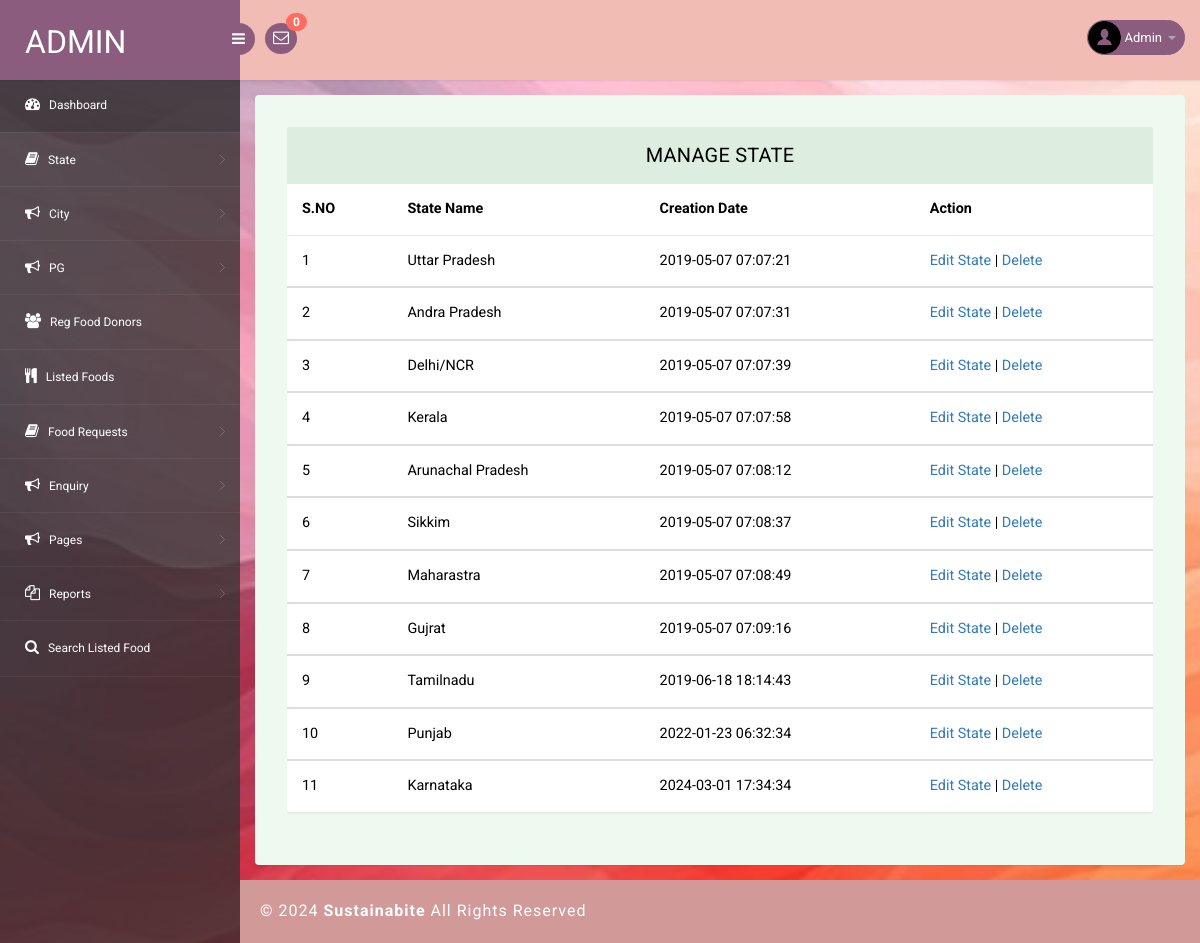
Screenshot of /admin/manage-state.php (signed in) with the database file from the repository.
### tables this page shows
CREATE TABLE `tblstate` (
  `ID` int(10) NOT NULL,
  `StateName` varchar(120) DEFAULT NULL,
  `RegState` timestamp NULL DEFAULT current_timestamp()
);

### admin/manage-state.php (the view, shortened to what this page needs)
<?php
include('includes/dbconnection.php');
if (strlen($_SESSION['pgasaid']==0)) {
  header('location:logout.php');
  } else{
?>
<!DOCTYPE html>
<head>
<link rel="stylesheet" href="css/bootstrap.min.css" >
<link href="css/style.css" rel='stylesheet' type='text/css' />
<link href="css/style-responsive.css" rel="stylesheet"/>
<link rel="stylesheet" href="css/font.css" type="text/css"/>
<link href="css/font-awesome.css" rel="stylesheet">
</head>
<body>
<section id="container">
<?php include_once('includes/header.php');?>
<?php include_once('includes/sidebar.php');?>
<section id="main-content">
	<section class="wrapper">
		<div class="table-agile-info">
 <div class="panel panel-default">
    <div class="panel-heading">
     Manage State
    </div>
    <div>
      <table class="table" ui-jq="footable" ui-options='{
        "paging": {
          "enabled": true
        },
        "filtering": {
          "enabled": true
        },
        "sorting": {
          "enabled": true
        }}'>
        <thead>
          <tr>
            <th data-breakpoints="xs">S.NO</th>
            <th>State Name</th>
            <th>Creation Date</th>
            <th data-breakpoints="xs">Action</th>
          </tr>
        </thead>
        <?php
$ret=mysqli_query($con,"select * from  tblstate");
$cnt=1;
while ($row=mysqli_fetch_array($ret)) {
?>
        <tbody>
          <tr data-expanded="true">
            <td><?php echo $cnt;?></td>
                  <td><?php  echo $row['StateName'];?></td>
                  <td><?php  echo $row['RegState'];?></td>
                  <td><a href="edit-state.php?editid=<?php echo $row['ID'];?>">Edit State</a> |
                    <a href="manage-state.php?del=<?php echo $row['ID'];?>">Delete</a>
                </tr>
                <?php
$cnt=$cnt+1;
}?>
 </tbody>
            </table>
    </div>
  </div>
</div>
</section>
		 <?php include_once('includes/footer.php');?>
</section>
</section>
</body>
</html>
<?php }  ?>

### admin/includes/header.php (shortened to what this page needs)
<?php
include('includes/dbconnection.php');
?>
<header class="header fixed-top clearfix">
<div class="brand">
    <a href="dashboard.php" class="logo">
        Admin
    </a>
    <div class="sidebar-toggle-box">
        <div class="fa fa-bars"></div>
    </div>
</div>
<div class="nav notify-row" id="top_menu">
    <ul class="nav top-menu">
                <?php
$ret1=mysqli_query($con,"select tblfoodrequests.id,fullName,requestNumber    from tblfoodrequests
 join tblfood  on tblfood.ID=tblfoodrequests.foodId
 where   (tblfoodrequests.status is null || tblfoodrequests.status='')");
$num=mysqli_num_rows($ret1);
?>
        <li id="header_inbox_bar" class="dropdown">
            <a data-toggle="dropdown" class="dropdown-toggle" href="#">
                <i class="fa fa-envelope-o"></i>
                <span class="badge bg-important"><?php echo $num;?></span>
            </a>
        </li>
    </ul>
</div>
<div class="top-nav clearfix">
    <ul class="nav pull-right top-menu">
        <li class="dropdown">
            <a data-toggle="dropdown" class="dropdown-toggle" href="#">
                <?php
$adid=$_SESSION['pgasaid'];
$ret=mysqli_query($con,"select AdminName from tbladmin where ID='$adid'");
$row=mysqli_fetch_array($ret);
$name=$row['AdminName'];
?>
                <img alt="" src="images/2.png">
                <span class="username"><?php echo $name; ?></span>
                <b class="caret"></b>
            </a>
        </li>
    </ul>
</div>
</header>

### admin/css/style.css (style rules this page uses)
ul, ol { margin: 0; }
html, body { font-family: 'Roboto', sans-serif; font-size: 100%; overflow-x: hidden; background: url(../images/bg.jpg) no-repeat 0px 0px; background-size:cover; width:100%; height:100%; }
body a { transition: 0.5s all ease; -webkit-transition: 0.5s all ease; -moz-transition: 0.5s all ease; -o-transition: 0.5s all ease; -ms-transition: 0.5s all ease; text-decoration:none; }
ul,label { margin:0; padding:0; }
#main-content { margin-left:240px; -webkit-transition:all .3s ease-in-out; -moz-transition:all .3s ease-in-out; -o-transition:all .3s ease-in-out; transition:all .3s ease-in-out; }
.header { left:0; right:0; z-index:1002; background:rgb(240, 188, 180); -webkit-transition:all .3s ease-in-out; -moz-transition:all .3s ease-in-out; -o-transition:all .3s ease-in-out; transition:all .3s ease-in-out; }
.fixed-top { position:fixed; box-shadow:1px 0 3px rgba(0,0,0,.15); }
.wrapper { display:inline-block; margin-top:80px; padding:15px; width:100%; }
.brand { background:#8b5c7e; float:left; width:240px; height:80px; position:relative; }
a.logo { font-size:32px; color:#fff; float:left; margin:20px 0 0 25px; text-transform:uppercase; }
#top_menu .nav>li,ul.top-menu>li { float:left; }
.notify-row { float:left; margin-top:23px; margin-left:25px; }
ul.top-menu { margin-right:15px; margin-top: 0; }
ul.top-menu > li > a { color: #fff; font-size: 16px; background: #8b5c7e; padding: 4px 8px; margin-right: 15px; border-radius: 50%; -webkit-border-radius: 50%; padding-right: 8px !important; }
.notify-row .badge { position:absolute; right:-10px; top:-10px; z-index:100; }
.top-nav { margin-top:20px; }
.top-nav img { border-radius:50%; -webkit-border-radius:50%; width:33px; }
.top-nav .username { font-size:13px; color:#fff; }
.top-nav ul.top-menu>li>a { border-radius: 100px; -webkit-border-radius: 100px; padding: 0px; background: none; margin-right: 0; border: 1px solid #8b5c7e; background: #8b5c7e; }
.top-nav ul.top-menu>li { margin-left:10px; }
.top-nav .nav .caret { border-bottom-color:#A4AABA; border-top-color:#A4AABA; }
.sidebar-toggle-box { float:left; margin-top:23px; margin-left:-15px; background:#8b5c7e; border-radius:50%; -webkit-border-radius:50%; width:32px; height:32px; position:absolute; right:-15px; }
.sidebar-toggle-box .fa-bars { cursor:pointer; display:inline-block; font-size:15px; padding:8px 8px 8px 9px; color:#fff; }
.panel-heading { position: relative; height: 57px; line-height: 57px; letter-spacing: 0.2px; color: #000; font-size: 18px; font-weight: 400; padding: 0 16px; background:#ddede0; border-top-right-radius: 2px; border-top-left-radius: 2px; text-transform: uppercase; text-align: center; }
.panel { border: none ! important; }
.table>thead>tr>th { border-bottom: 1px solid #e1ab91 ! important; }
.table>tbody>tr>td, .table>tbody>tr>th, .table>tfoot>tr>td, .table>tfoot>tr>th, .table>thead>tr>td, .table>thead>tr>th { border-bottom: 1px solid #e9e9e9 ! important; }
.table > thead > tr > th, .table > tbody > tr > th, .table > tfoot > tr > th, .table > thead > tr > td, .table > tbody > tr > td, .table > tfoot > tr > td { border-top: none !important; }
.table td, .table>tbody>tr>td, .table>tbody>tr>th, .table>tfoot>tr>td, .table>tfoot>tr>th, .table>thead>tr>td, .table>thead>tr>th { padding: 15px!important; }
.table > thead > tr > th, .table > tbody > tr > th, .table > tfoot > tr > th, .table > thead > tr > td, .table > tbody > tr > td, .table > tfoot > tr > td { font-size: 0.9em; color: #000; border-top: none !important; }
.table-agile-info { background: #eef9f0; padding: 2em; border-radius: 4px; -webkit-box-shadow: 0 1px 1px rgba(0,0,0,.05); box-shadow: 0 1px 1px rgba(0,0,0,.05); }
.panel-default>.panel-heading { color: #000000 ! important; background-color: #ddede0 ! important; border-color: #ddede0 ! important; font-size: 20px; }
.badge.bg-important { background: #ff6c60; }

### rows the page displays
tblstate: StateName "Uttar Pradesh", RegState "2019-05-07 07:07:21"
tblstate: StateName "Andra Pradesh", RegState "2019-05-07 07:07:31"
tblstate: StateName "Delhi/NCR", RegState "2019-05-07 07:07:39"
tblstate: StateName "Kerala", RegState "2019-05-07 07:07:58"
tblstate: StateName "Arunachal Pradesh", RegState "2019-05-07 07:08:12"
tblstate: StateName "Sikkim", RegState "2019-05-07 07:08:37"
tblstate: StateName "Maharastra", RegState "2019-05-07 07:08:49"
tblstate: StateName "Gujrat", RegState "2019-05-07 07:09:16"
tblstate: StateName "Tamilnadu", RegState "2019-06-18 18:14:43"
tblstate: StateName "Punjab", RegState "2022-01-23 06:32:34"
tblstate: StateName "Karnataka", RegState "2024-03-01 17:34:34"

### other values shown
$num "0"
$name "Admin"
